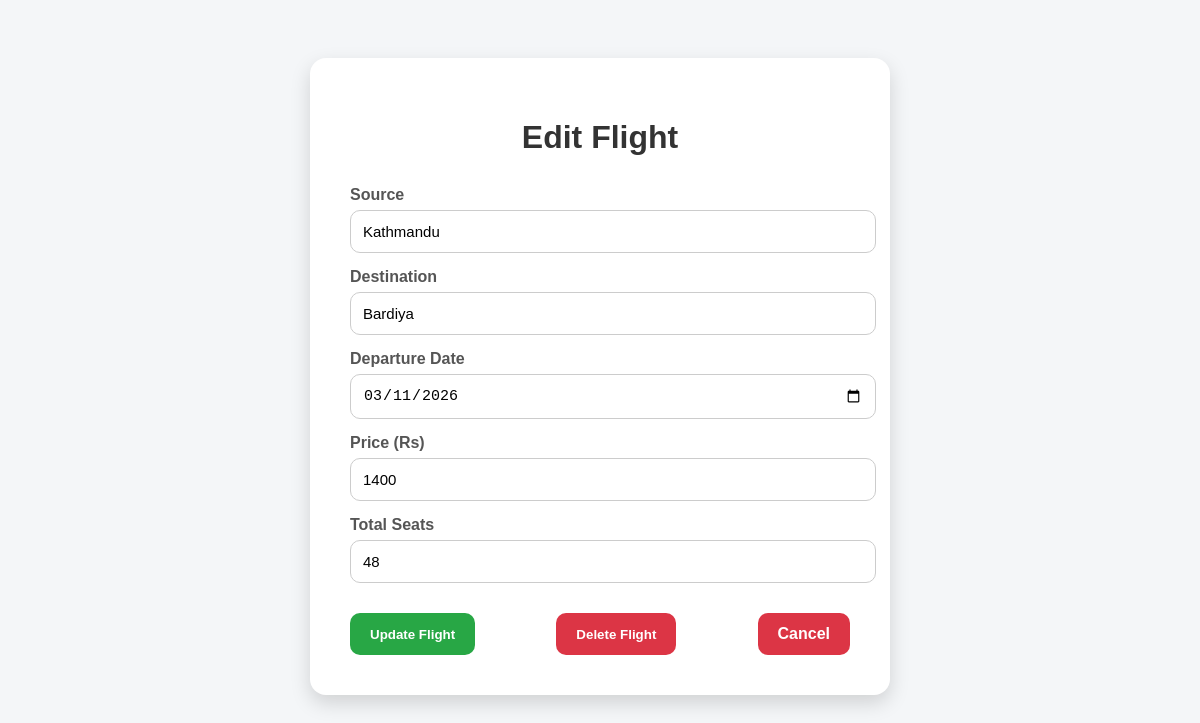
Screenshot of /admin/edit_flight.php?route_id=14 (signed in) with the database file from the repository.
### tables this page shows
CREATE TABLE `routes` (
  `route_id` int(11) NOT NULL,
  `source` varchar(50) NOT NULL,
  `destination` varchar(50) NOT NULL,
  `departure_date` date NOT NULL,
  `total_seats` int(11) NOT NULL,
  `seats_left` int(11) NOT NULL,
  `price` int(11) NOT NULL
);

### admin/edit_flight.php (the view, shortened to what this page needs)
<?php
include "admin_db.php";
$route_id = $_GET['route_id'];
$sql = "SELECT * FROM routes WHERE route_id='$route_id'";
$result = $conn->query($sql);
$route = $result->fetch_assoc();
?>
<!DOCTYPE html>
<html>
<head>
</head>
<body>
<div class="edit-card">
    <h1>Edit Flight</h1>
    <form method="POST">
        <label>Source</label>
        <input type="text" name="source" value="<?php echo $route['source']; ?>" required>
        <label>Destination</label>
        <input type="text" name="destination" value="<?php echo $route['destination']; ?>" required>
        <label>Departure Date</label>
        <input type="date" name="departure_date" value="<?php echo $route['departure_date']; ?>" required>
        <label>Price (Rs)</label>
        <input type="number" name="price" value="<?php echo $route['price']; ?>" required>
        <label>Total Seats</label>
        <input type="number" name="total_seats" value="<?php echo $route['total_seats']; ?>" required>
        <div class="btns">
            <button type="submit" name="update" class="btn update">Update Flight</button>
            <button type="submit" name="delete" class="btn delete">Delete Flight</button>
            <a href="dashboard.php" class="btn cancel">Cancel</a>
        </div>
    </form>
</div>
</body>
</html>

### admin/edit_flight.php (style rules this page uses)
body { background:#f4f6f8; font-family:Arial,sans-serif; display:flex; justify-content:center; padding:50px; }
.edit-card { background:white; padding:40px; border-radius:16px; box-shadow:0 8px 20px rgba(0,0,0,0.15); width:500px; }
h1 { text-align:center; margin-bottom:30px; color:#333; }
label { display:block; margin-top:15px; font-weight:bold; color:#555; }
input, select { width:100%; padding:12px; margin-top:6px; border-radius:10px; border:1px solid #ccc; font-size:15px; }
.btns { display:flex; justify-content:space-between; margin-top:30px; }
.btn { padding:12px 20px; border:none; border-radius:10px; cursor:pointer; font-weight:bold; transition:0.3s; color:white; }
.update { background:#28a745; }
.delete { background:#dc3545; }
.cancel { background:#dc3545; text-decoration:none; display:flex; align-items:center; justify-content:center; }

### rows the page displays
routes: source "Kathmandu", destination "Bardiya", departure_date "03/11/2026", price "1400", total_seats "48"
